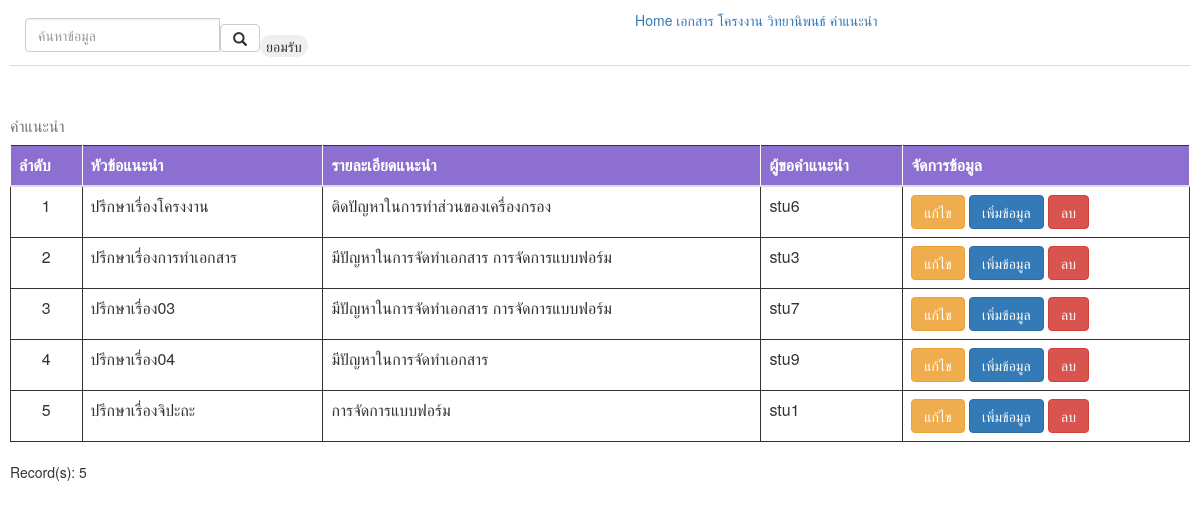
The page /advice.php on the database its author committed.
### tables this page shows
CREATE TABLE `tbadvice` (
  `advice_id` int(11) NOT NULL,
  `advice_name` varchar(99) DEFAULT NULL,
  `advice_desc` varchar(250) DEFAULT NULL,
  `stu_id` int(11) DEFAULT NULL,
  `teacher_id` int(11) DEFAULT NULL
);

CREATE TABLE `tbstudent` (
  `stu_id` int(99) NOT NULL,
  `stu_fname` varchar(99) DEFAULT NULL,
  `stu_lname` varchar(99) DEFAULT NULL,
  `stu_mobile` varchar(99) DEFAULT NULL,
  `stu_email` varchar(99) DEFAULT NULL,
  `univ_id` int(11) DEFAULT NULL,
  `dep_id` int(11) DEFAULT NULL,
  `faculty_id` int(11) DEFAULT NULL
);

### advice.php (the view, shortened to what this page needs)
<?php
    include('condb.php');
    require_once('header.php');
    $sql = "SELECT advice_id, advice_name, advice_desc,stu_fname FROM tbadvice
    INNER JOIN tbstudent
    ON tbadvice.stu_id = tbstudent.stu_id
    ;";
    $result = mysqli_query($condb, $sql);
    if(mysqli_num_rows($result) > 0){
    ?>
     <table class="table table-borderless table-hover table-striped>">
    <?php
        echo "<caption>คำแนะนำ</caption>";
        echo "<thead>";
    ?>
        <tr class="table-primary">
    <?php
        echo "<th>ลำดับ</td>";
        echo "<th>หัวข้อแนะนำ</td>";
        echo "<th>รายละเอียดแนะนำ</td>";
        echo "<th>ผู้ขอคำแนะนำ</td>";
        echo "<th>จัดการข้อมูล</td>";
        echo "</tr>";
        echo "</thead>";
        echo "<tbody>";
        while($row = mysqli_fetch_assoc($result)){
            echo "<tr>";
            $advice_id = $row["advice_id"];
            echo "<td style=". "text-align:center". ">" . $advice_id . "</td>";
            echo "<td>" . $row["advice_name"] . "</td>";
            echo "<td>" . $row["advice_desc"] . "</td>";
            echo "<td>" . $row["stu_fname"] . "</td>";
            echo "<td> <a href=\"adviceupdate.php?advice_id=$advice_id\" class=\"btn btn-warning\">แก้ไข</a>
            <a href=\"adviceinsert.php?advice_id=$advice_id\" class=\"btn btn-primary\">เพิ่มข้อมูล</a>
            <a href=\"advicedelete.php?advice_id=$advice_id\" class=\"btn btn-danger\">ลบ</a>";
            echo "</td>";
            echo "</tr>";
        }
        echo "</tbody>";
        echo "</table>";
        echo "Record(s): ". mysqli_num_rows($result) . "<br>";
    }else{
        echo "Record(s): 0";
    }
?>
<?php
    require_once('footer.php');
?>

### header.php (shortened to what this page needs)
<head>
    <link href="node_modules/bootstrap/dist/css/bootstrap.min.css" rel="stylesheet">
    <link rel = "stylesheet" type = "text/css" href = "mystyle.css">
</head>
<nav>
  <div class="nav nav-tabs" id="nav-tab" role="tablist">
    <a class="nav-item nav-link active" id="nav-home-tab" data-toggle="tab" href="index.php" role="tab" aria-controls="nav-home" aria-selected="true">Home</a>
    <a class="nav-item nav-link" id="nav-profile-tab" data-toggle="tab" href="document.php" role="tab" aria-controls="nav-profile" aria-selected="false">เอกสาร</a>
    <a class="nav-item nav-link" id="nav-contact-tab" data-toggle="tab" href="project.php" role="tab" aria-controls="nav-contact" aria-selected="false">โครงงาน</a>
    <a class="nav-item nav-link" id="nav-contact-tab" data-toggle="tab" href="thesis.php" role="tab" aria-controls="nav-contact" aria-selected="false">วิทยานิพนธ์</a>
    <a class="nav-item nav-link" id="nav-contact-tab" data-toggle="tab" href="advice.php" role="tab" aria-controls="nav-contact" aria-selected="false">คำแนะนำ</a>
    <form class="navbar-form navbar-left" action="/action_page.php">
  <div class="input-group">
    <input type="text" class="form-control" placeholder="ค้นหาข้อมูล">
    <div class="input-group-btn">
      <button class="btn btn-default" type="submit">
        <i class="glyphicon glyphicon-search"></i>
      </button>
    </div>
    <button type="submit">ยอมรับ</button>
  </div>
</form>
    </div>
</nav>

### footer.php
    </head>
</html>

### mystyle.css (style rules this page uses)
table, td , th { border: 1px solid; }
th { background-color: #8D6FD1; padding-left: 5px; padding-right: 5px; padding-top: 5px; padding-bottom: 5px; }
thead { color:white; }
tbody { padding-left: 5px; padding-right: 5px; padding-top: 5px; padding-bottom: 5px; }
td,th { padding: 5px; margin: 5px; }
table { border-collapse: collapse; }
input { width: 60%; }
nav { text-align: center; }
button { border-radius: 12px; -webkit-border-radius: 12px; -moz-border-radius: 12px; -ms-border-radius: 12px; -o-border-radius: 12px; border: 0; }

### rows shown on the page
tbadvice: advice_id "1", advice_name "ปรึกษาเรื่องโครงงาน", advice_desc "ติดปัญหาในการทำส่วนของเครื่องกรอง", stu.stu_fname "stu6"
tbadvice: advice_id "2", advice_name "ปรึกษาเรื่องการทำเอกสาร", advice_desc "มีปัญหาในการจัดทำเอกสาร การจัดการแบบฟอร์ม", stu.stu_fname "stu3"
tbadvice: advice_id "3", advice_name "ปรึกษาเรื่อง03", advice_desc "มีปัญหาในการจัดทำเอกสาร การจัดการแบบฟอร์ม", stu.stu_fname "stu7"
tbadvice: advice_id "4", advice_name "ปรึกษาเรื่อง04", advice_desc "มีปัญหาในการจัดทำเอกสาร", stu.stu_fname "stu9"
tbadvice: advice_id "5", advice_name "ปรึกษาเรื่องจิปะถะ", advice_desc "การจัดการแบบฟอร์ม", stu.stu_fname "stu1"

### other values the page prints
mysqli_num_rows($result) "5"
